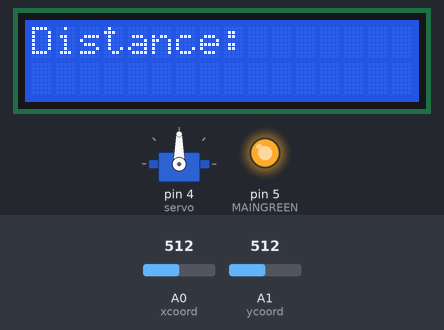
Bench run of a sketch on a simulated Arduino Uno, built with avr-gcc and run on an emulated ATmega328P. Parts: servo, 16×2 character LCD, output pins drawn as LEDs (lit = HIGH). The test bench sets the inputs (shaded band); at power-on: A0 (xcoord) = 512, A1 (ycoord) = 512. What the sketch prints to the serial monitor is not drawn.

Above: at 1.2 s.
1.3 s: A0 (xcoord) set to 716
At 1.7 s:
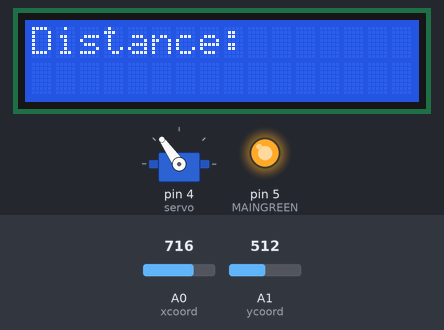
2.8 s: A1 (ycoord) set to 716
At 4.0 s:
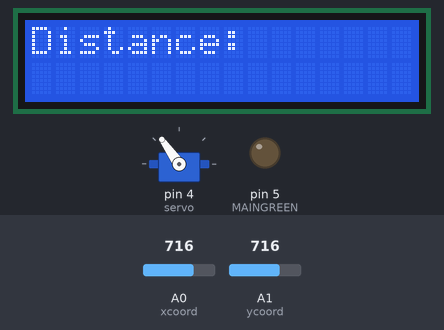
4.3 s: A0 (xcoord) set to 900
At 5.2 s:
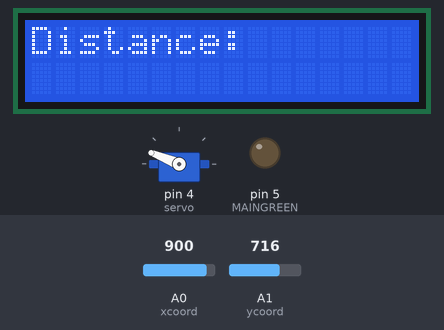
5.8 s: A1 (ycoord) set to 511
At 6.3 s:
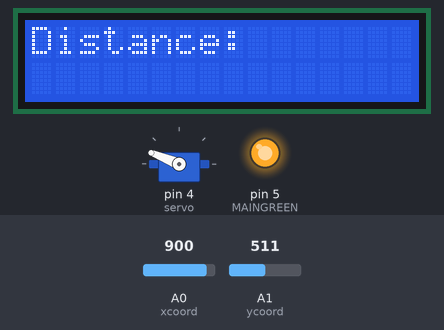
7.3 s: A0 (xcoord) set to 1023
At 8.5 s:
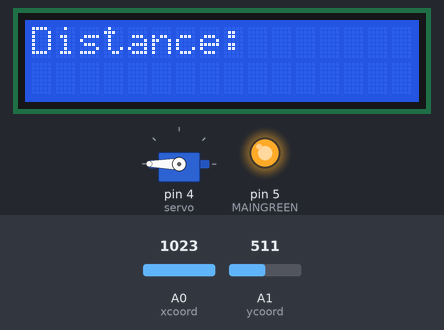
8.8 s: A1 (ycoord) set to 527
At 9.8 s:
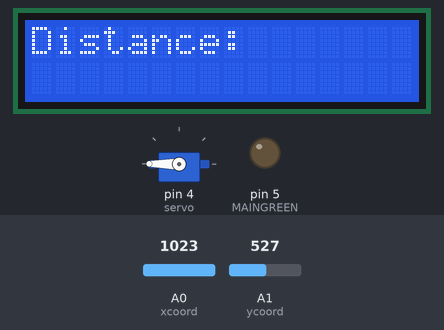
Timing chart, 0 to 11.3 s (numbered marks = the images above; inputs shaded):
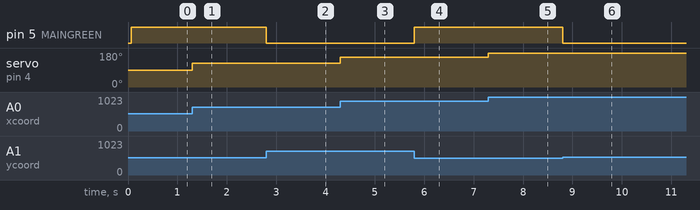

The sketch:

sketch_mar6a.ino
```cpp
#include <LiquidCrystal.h>
#include <Servo.h>
#define trigger 2
#define echo 3
//int MAINRED = 6;
int MAINGREEN = 5;
Servo servo;
const int sw = 13;
int joyval;
int tim = 100;
int x, y;
int xcoord = 0, ycoord = 1;
const int rs = 7, en = 8, d4 = 9, d5 = 10, d6 = 11, d7 = 12;
LiquidCrystal lcd(rs, en, d4, d5, d6, d7);
int brightness = 80;
float duration=0,distance=0,distinches=0;
void setup() {
  // put your setup code here, to run once:
  Serial.begin(115200);
  pinMode(MAINGREEN, OUTPUT);
  //pinMode(MAINRED, OUTPUT);
  pinMode(sw, INPUT);
  servo.attach(4);
  lcd.begin(16,2);
  lcd.setCursor(0,0);
  lcd.print("Distance: ");
  lcd.setCursor(0,1);
  pinMode(trigger, OUTPUT);
  pinMode(echo, INPUT);
  Serial.println(analogRead(ycoord));
}

void loop() {
  x = analogRead(xcoord);
  y = analogRead(ycoord);
  if(y == 517){//517 is the center position for y coordinate of the joystick.
    analogWrite(MAINGREEN, 127);
  } else if (y > 517){
    analogWrite(MAINGREEN, 0);
  } else if(y < 517){
    analogWrite(MAINGREEN, 255);
  }
  joyval = analogRead(xcoord);
  joyval = map(joyval, 0, 1023, 0, 180);
  servo.write(joyval);

}
```

Measured:
- after the input at 1.3 s, servo on pin 4 (servo): 90° → 125° at once
- after the input at 2.8 s, pin 5 (MAINGREEN): HIGH → LOW at once
- after the input at 4.3 s, servo on pin 4 (servo): 125° → 158° at once
- after the input at 5.8 s, pin 5 (MAINGREEN): LOW → HIGH at once
- after the input at 7.3 s, servo on pin 4 (servo): 158° → 180° at once
- after the input at 8.8 s, pin 5 (MAINGREEN): HIGH → LOW at once
